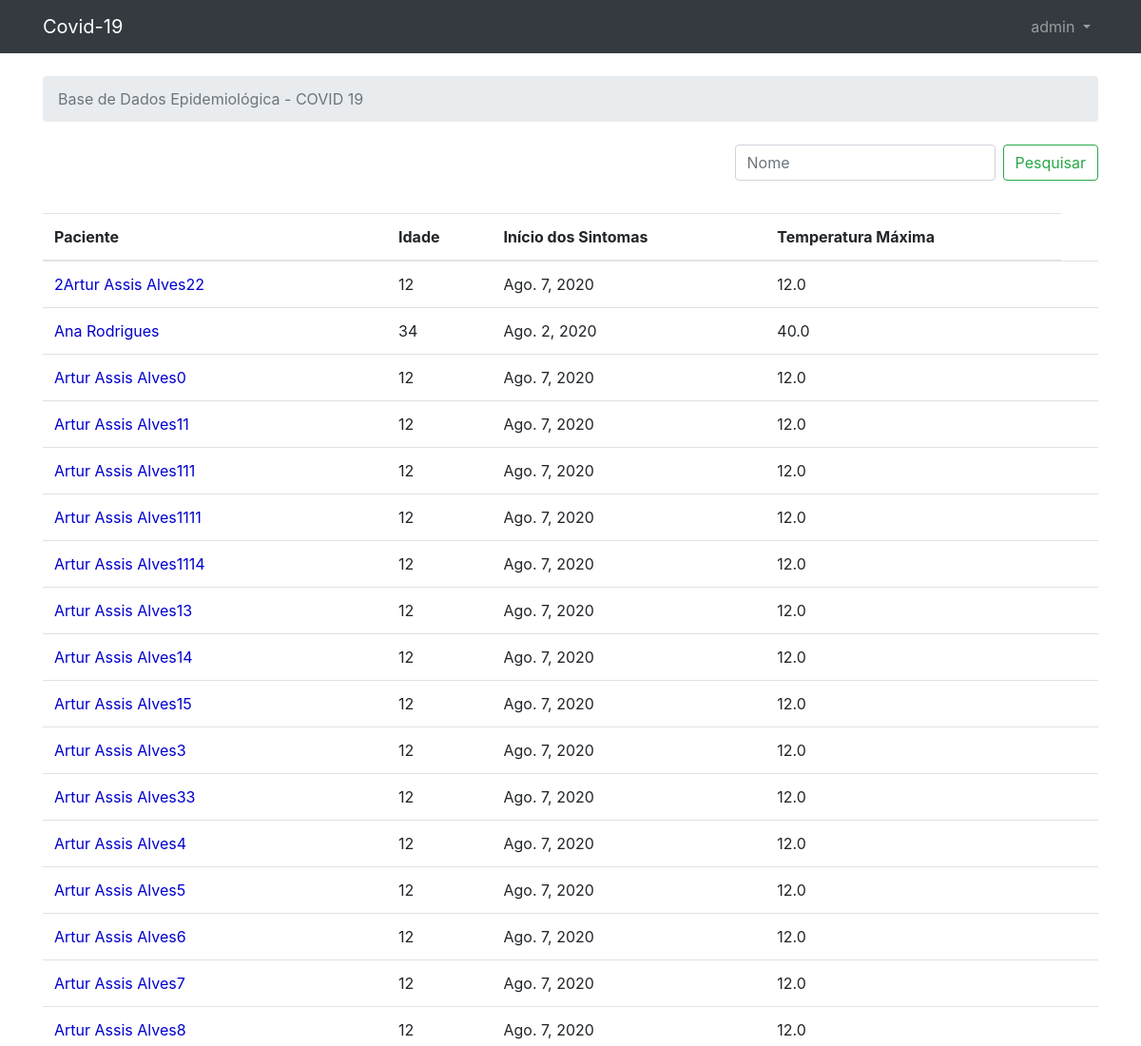
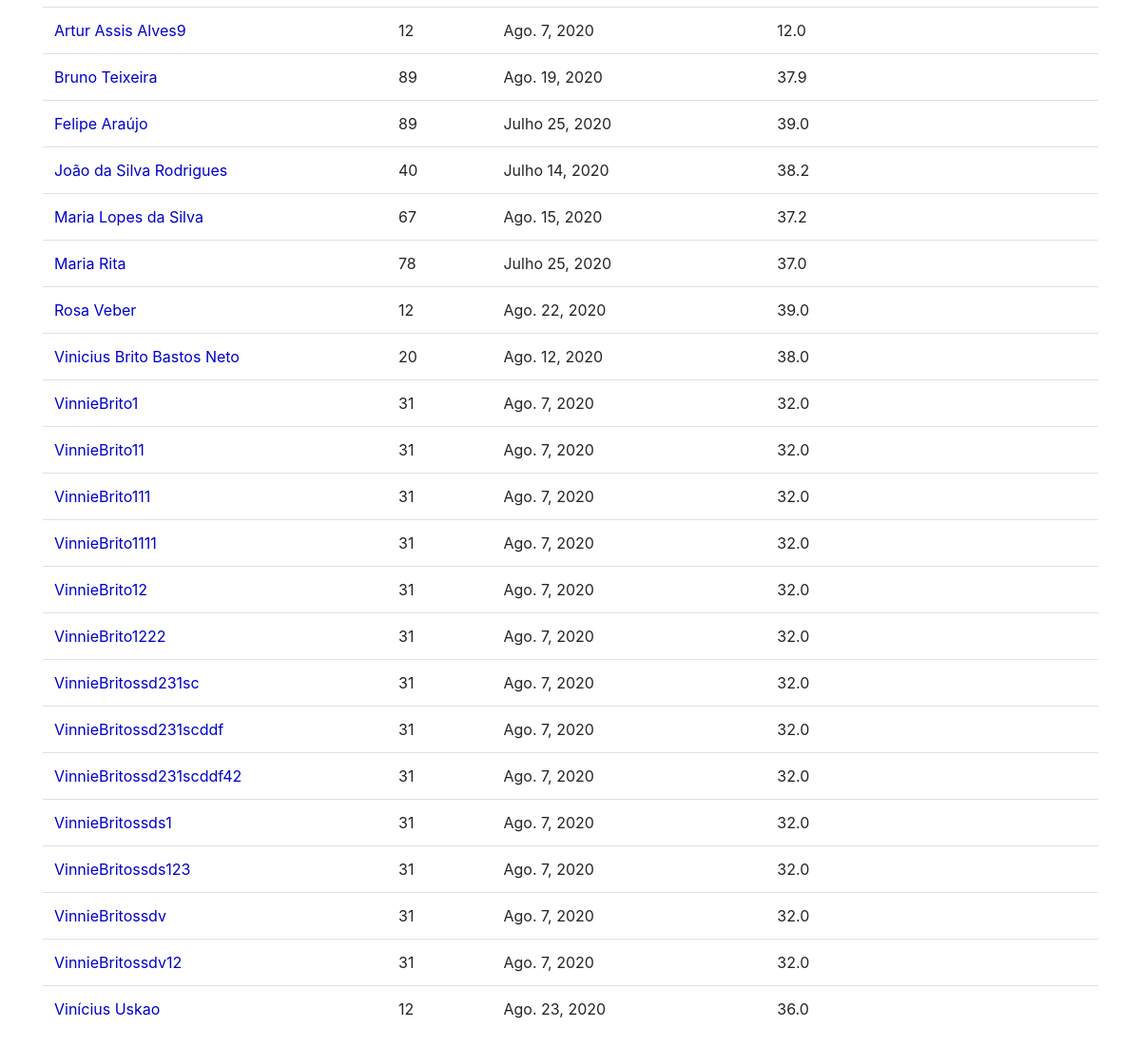
/pacientes/ (signed in), run on the app's committed database (2 pictures, top to bottom).
### pacientes/models.py (models this page shows, shortened)
class Paciente(models.Model):
    nome = models.CharField(max_length=30, unique=True)
    idade = models.IntegerField(null=True)
    temperatura_maxima = models.FloatField(null=True)
    data_inicio_sintomas = models.DateField(null=True)

### pacientes/views.py (the view)
# urls.py: url(r'^pacientes/$', views.patient_edit, name='patient_edit'),
def patient_edit(request):
    pesquisar = request.GET.get('pesquisar')
    if pesquisar is not None:
        pacientes = Paciente.objects.filter(nome__startswith=pesquisar).order_by('nome')
        if len(pesquisar) == 0:
            pesquisar = "Nome"
    else:
        pacientes = Paciente.objects.all().order_by('nome')
        pesquisar = "Nome"
    return render(request, 'patient_edit.html', {'pacientes': pacientes, 'pesquisar': pesquisar})

### templates/patient_edit.html
{% extends 'base.html' %}
{% block breadcrumb %}
  <li class="breadcrumb-item active">Base de Dados Epidemiológica - COVID 19</li>
{% endblock %}
{% block content %}
    <form class="form-inline float-right">
        <input class="form-control mr-sm-2" type="search" placeholder="{{ pesquisar }}" aria-label="Pesquisar" name="pesquisar">
        <button class="btn btn-outline-success my-2 my-sm-0" type="submit">Pesquisar</button>
    </form>
    <br>
    <br>
    <br>
  <table class="table">
    <thead class="thead-inverse">
      <tr>
        <th>Paciente</th>
          <th>Idade</th>
          <th>Início dos Sintomas</th>
          <th>Temperatura Máxima</th>
      </tr>
    </thead>
    <tbody>
          {% for patient in pacientes %}
            <tr>
                <td>
                    <a href="{% url 'patient_description' patient.pk %}" style="color:mediumblue">{{ patient.nome }}</a>
                </td>
                <td class="align-middle">{{ patient.idade }}</td>
                <td class="align-middle">{{ patient.data_inicio_sintomas }}</td>
                <td class="align-middle">{{ patient.temperatura_maxima }}</td>
                <td></td>
            </tr>
          {% endfor %}
    </tbody>
  </table>
{% endblock %}

### templates/base.html (shortened to what this page needs)
{% load static %}<!DOCTYPE html>
<html>
  <head>
      <link rel="stylesheet" href="https://maxcdn.bootstrapcdn.com/bootstrap/4.0.0/css/bootstrap.min.css">
  </head>
  <body>
  {% block body %}
      <nav class="navbar navbar-expand-sm navbar-dark bg-dark">
          <div class="container">
              {% if user.is_authenticated %}
                  <a class="navbar-brand" href="{% url 'home_logged' %}">Covid-19</a>
              {% else %}
                  <a class="navbar-brand" href="{% url 'home' %}">Covid-19</a>
              {% endif %}
              <div class="collapse navbar-collapse" id="mainMenu">
                  {% if user.is_authenticated %}
                      <ul class="navbar-nav ml-auto">
                          <li class="nav-item dropdown">
                              <a class="nav-link dropdown-toggle" href="#" id="userMenu" data-toggle="dropdown" aria-haspopup="true" aria-expanded="false">
                                  {{ user.username }}
                              </a>
                          </li>
                      </ul>
                  {% endif %}
              </div>
          </div>
      </nav>
      <div class="container">
          <ol class="breadcrumb my-4">
              {% block breadcrumb %}
              {% endblock %}
          </ol>
          {% block content %}
          {% endblock %}
      </div>
  {% endblock body %}
  </body>
</html>

### data on the page
Paciente: nome "2Artur Assis Alves22", idade "12", data_inicio_sintomas "Ago. 7, 2020", temperatura_maxima "12.0"
Paciente: nome "Ana Rodrigues", idade "34", data_inicio_sintomas "Ago. 2, 2020", temperatura_maxima "40.0"
Paciente: nome "Artur Assis Alves0", idade "12", data_inicio_sintomas "Ago. 7, 2020", temperatura_maxima "12.0"
Paciente: nome "Artur Assis Alves11", idade "12", data_inicio_sintomas "Ago. 7, 2020", temperatura_maxima "12.0"
Paciente: nome "Artur Assis Alves111", idade "12", data_inicio_sintomas "Ago. 7, 2020", temperatura_maxima "12.0"
Paciente: nome "Artur Assis Alves1111", idade "12", data_inicio_sintomas "Ago. 7, 2020", temperatura_maxima "12.0"
Paciente: nome "Artur Assis Alves1114", idade "12", data_inicio_sintomas "Ago. 7, 2020", temperatura_maxima "12.0"
Paciente: nome "Artur Assis Alves13", idade "12", data_inicio_sintomas "Ago. 7, 2020", temperatura_maxima "12.0"
Paciente: nome "Artur Assis Alves14", idade "12", data_inicio_sintomas "Ago. 7, 2020", temperatura_maxima "12.0"
Paciente: nome "Artur Assis Alves15", idade "12", data_inicio_sintomas "Ago. 7, 2020", temperatura_maxima "12.0"
Paciente: nome "Artur Assis Alves3", idade "12", data_inicio_sintomas "Ago. 7, 2020", temperatura_maxima "12.0"
Paciente: nome "Artur Assis Alves33", idade "12", data_inicio_sintomas "Ago. 7, 2020", temperatura_maxima "12.0"
Paciente: nome "Artur Assis Alves4", idade "12", data_inicio_sintomas "Ago. 7, 2020", temperatura_maxima "12.0"
Paciente: nome "Artur Assis Alves5", idade "12", data_inicio_sintomas "Ago. 7, 2020", temperatura_maxima "12.0"
Paciente: nome "Artur Assis Alves6", idade "12", data_inicio_sintomas "Ago. 7, 2020", temperatura_maxima "12.0"
Paciente: nome "Artur Assis Alves7", idade "12", data_inicio_sintomas "Ago. 7, 2020", temperatura_maxima "12.0"
Paciente: nome "Artur Assis Alves8", idade "12", data_inicio_sintomas "Ago. 7, 2020", temperatura_maxima "12.0"
Paciente: nome "Artur Assis Alves9", idade "12", data_inicio_sintomas "Ago. 7, 2020", temperatura_maxima "12.0"
Paciente: nome "Bruno Teixeira", idade "89", data_inicio_sintomas "Ago. 19, 2020", temperatura_maxima "37.9"
Paciente: nome "Felipe Araújo", idade "89", data_inicio_sintomas "Julho 25, 2020", temperatura_maxima "39.0"
Paciente: nome "João da Silva Rodrigues", idade "40", data_inicio_sintomas "Julho 14, 2020", temperatura_maxima "38.2"
Paciente: nome "Maria Lopes da Silva", idade "67", data_inicio_sintomas "Ago. 15, 2020", temperatura_maxima "37.2"
Paciente: nome "Maria Rita", idade "78", data_inicio_sintomas "Julho 25, 2020", temperatura_maxima "37.0"
Paciente: nome "Rosa Veber", idade "12", data_inicio_sintomas "Ago. 22, 2020", temperatura_maxima "39.0"
Paciente: nome "Vinicius Brito Bastos Neto", idade "20", data_inicio_sintomas "Ago. 12, 2020", temperatura_maxima "38.0"
Paciente: nome "VinnieBrito1", idade "31", data_inicio_sintomas "Ago. 7, 2020", temperatura_maxima "32.0"
Paciente: nome "VinnieBrito11", idade "31", data_inicio_sintomas "Ago. 7, 2020", temperatura_maxima "32.0"
Paciente: nome "VinnieBrito111", idade "31", data_inicio_sintomas "Ago. 7, 2020", temperatura_maxima "32.0"
Paciente: nome "VinnieBrito1111", idade "31", data_inicio_sintomas "Ago. 7, 2020", temperatura_maxima "32.0"
Paciente: nome "VinnieBrito12", idade "31", data_inicio_sintomas "Ago. 7, 2020", temperatura_maxima "32.0"
Paciente: nome "VinnieBrito1222", idade "31", data_inicio_sintomas "Ago. 7, 2020", temperatura_maxima "32.0"
Paciente: nome "VinnieBritossd231sc", idade "31", data_inicio_sintomas "Ago. 7, 2020", temperatura_maxima "32.0"
Paciente: nome "VinnieBritossd231scddf", idade "31", data_inicio_sintomas "Ago. 7, 2020", temperatura_maxima "32.0"
Paciente: nome "VinnieBritossd231scddf42", idade "31", data_inicio_sintomas "Ago. 7, 2020", temperatura_maxima "32.0"
Paciente: nome "VinnieBritossds1", idade "31", data_inicio_sintomas "Ago. 7, 2020", temperatura_maxima "32.0"
Paciente: nome "VinnieBritossds123", idade "31", data_inicio_sintomas "Ago. 7, 2020", temperatura_maxima "32.0"
Paciente: nome "VinnieBritossdv", idade "31", data_inicio_sintomas "Ago. 7, 2020", temperatura_maxima "32.0"
Paciente: nome "VinnieBritossdv12", idade "31", data_inicio_sintomas "Ago. 7, 2020", temperatura_maxima "32.0"
Paciente: nome "Vinícius Uskao", idade "12", data_inicio_sintomas "Ago. 23, 2020", temperatura_maxima "36.0"

### other printed values
{{ user.username }} "admin"
